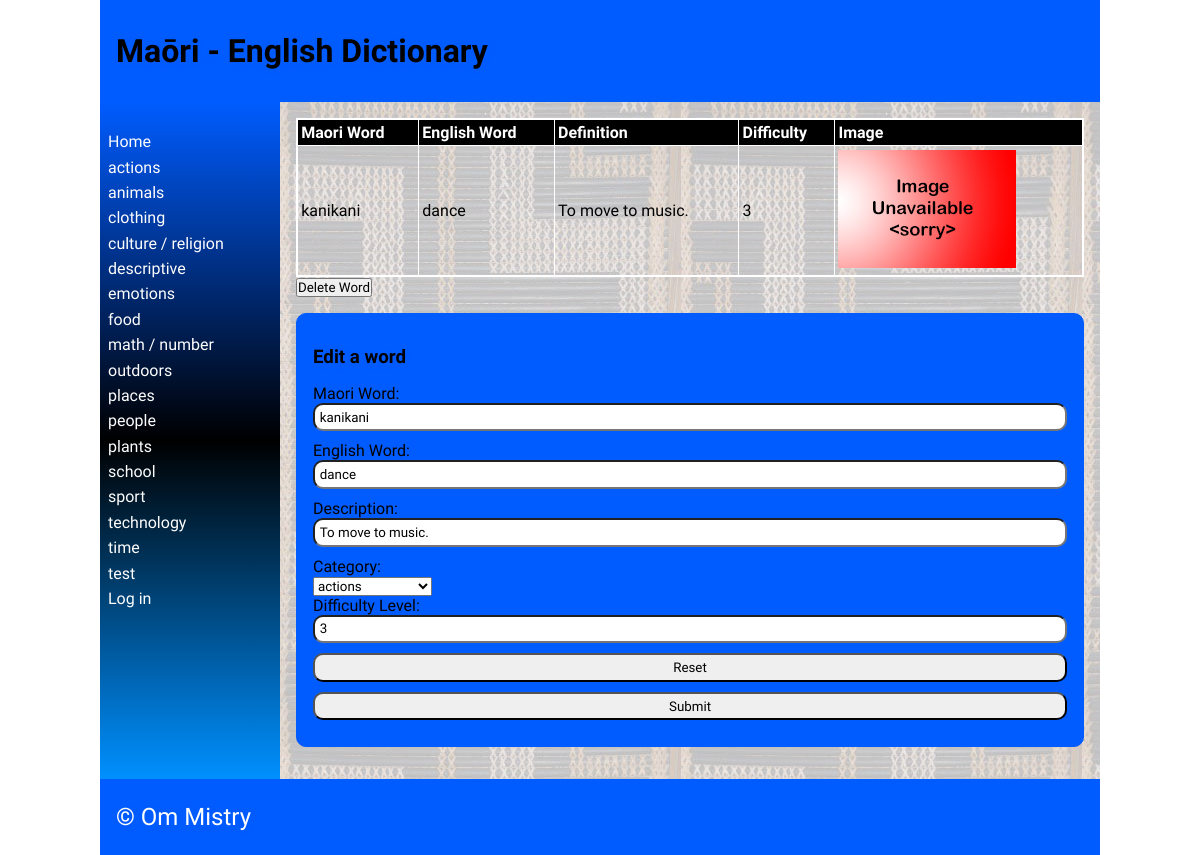
The app's page /detail/2 with its own data.
### tables this page shows
CREATE TABLE "category"
(
	id INTEGER
		constraint category_pk
			primary key autoincrement,
	category_name varchar(69) not null
);

CREATE TABLE "words"
(
	maori varchar(69),
	english varchar(69),
	category integer,
	definition varchar(100),
	levels integer,
	images varchar(69),
	id integer
		constraint words_pk
			primary key autoincrement,
	date_added integer default 0
, user_id integer);

### app.py (the view, shortened to what this page needs)
@app.route('/detail/<word_id>', methods=["POST", "GET"])
def render_detailpage(word_id):
    print(request.method)
    con = create_connection(DB_NAME)
    query = "SELECT id, maori, english, definition, levels, images FROM words WHERE id=?"
    cur = con.cursor()
    cur.execute(query, (word_id,))
    definition = cur.fetchall()[0]
    print(word_id)
    return render_template('detail.html', definition=definition, logged_in=is_logged_in(),
                           categories=fetch_categories(),
                           deleting=intention("delete"))

### app.py (called while the page is built)
def intention(button):
    if button in request.form:
        return True
    else:
        return False

def create_connection(db_file):
    try:
        connection = sqlite3.connect(db_file)
        return connection
    except Error as e:
        print(e)
    return None

def fetch_categories():
    con = create_connection(DB_NAME)
    query = "SELECT id, category_name FROM category"
    cur = con.cursor()
    cur.execute(query)
    categories = cur.fetchall()
    con.close()
    return categories

def is_logged_in():
    if session.get("email") is None:
        print("you are not logged in")
        return False
    else:
        print("you are logged in")
        return True

### templates/detail.html (shortened to what this page needs)
{% extends 'base.html' %}
{% block heading %}Maōri - English Dictionary{% endblock %}
{% block main %}
    <table>
        <tr>
            <th>Maori Word</th>
            <th>English Word</th>
            <th>Definition</th>
            <th>Difficulty</th>
            <th>Image</th>
        </tr>
        <tr>
            <td>{{ definition[1] }}</td>
            <td>{{ definition[2] }}</td>
            <td>{{ definition[3] }}</td>
            <td>{{ definition[4] }}</td>
            <td><img src="/static/images/{{ definition[5] }}"></td>
        </tr>
    </table>
<form method="POST">
    {% if deleting %}
        <div class="form-element">Are you sure?<input type="submit" name="delete_confirm" value="Yes">/<input type="submit" value="No"></div>
    {% else %}
    <div class="form-element">
         <input type="submit" name="delete" value="Delete Word">
    </div>
    </form>
{% endif %}
        <form class="dataForm" method="POST">
            <h3>Edit a word</h3>
        <div class="form-group">
            <div class="form-label"><label for="MaoriWord">Maori Word:</label></div>
            <div class="form-element"><input type="text" name="MaoriWord" id="MaoriWord" value="{{ definition[1] }}" required></div>
        </div>
        <div class="form-group">
            <div class="form-label"><label for="EnglishWord">English Word:</label></div>
            <div class="form-element"><input type="text" name="EnglishWord" id="EnglishWord" value="{{ definition[2] }}" required></div>
        </div>
        <div class="form-group">
            <div class="form-label"><label for="Definitions">Description:</label></div>
            <div class="form-element"><input type="text" name="Definitions" id="Definitions"  value="{{ definition[3] }}" required></div>
        </div>
        <div class="form-group">
                <div class="form-label"><label for="Category">Category:</label></div>
                <div class="form-element">
                    <select name="Category" id='Category'>
                        {% for category in categories %}
                            <option value="{{ category[0] }}">{{ category[1] }}</option>
                        {% endfor %}
                    </select>
                </div>
            </div>
            <div class="form-group">
            <div class="form-label"><label for="Difficulty Level">Difficulty Level:</label></div>
            <div class="form-element"><input type="number" name="Difficulty Level" id="Difficulty Level" min="1" max="10" step="1" value="{{ definition[4] }}" required></div>
        </div>
        <div class="form-group">
            <div class="form-element"><input type="reset"></div>
        </div>
        <div class="form-group">
            <div class="form-element"><input type="submit"></div>
        </div>
    </form>
{% endblock %}

### templates/base.html (shortened to what this page needs)
<!doctype html>
<html lang="en">
<head>
   <link href="{{ url_for('static', filename='css/style.css') }}" rel="stylesheet">
</head>
<body>
   <div id="container">
      <header>
         <h1>{% block heading %}{% endblock %}</h1>
      </header>
      <nav>
         <ul>
                <li><a href="\">Home</a></li>
                {% for category in categories %}
                <li><a href="/categories/{{ category[0] }}">{{category[1]}}</a></li>
                {% endfor %}
         <li>
             {% if logged_in %}<a href="/logout">Log out</a>{% else %}
             <a href="/login">Log in</a></li>{% endif %}
         </ul>
      </nav>
      <main>
            {% block main%}{% endblock %}
        </main>
      <footer>
         <p>
            &copy; Om Mistry
         </p>
      </footer>
   </div>
</body>
</html>

### static/css/style.css (style rules this page uses)
* { font-family: Comfortaa, sans-serif; margin: 0; padding: 0; box-sizing: border-box; }
#container { display: grid; grid-template-columns: 75px auto; grid-template-areas: 'nav header' 'main main' 'footer footer'; }
header { grid-area: header; background-color: #005cff; padding: 1rem; }
nav { grid-area: nav; }
main { grid-area: main; padding: 1rem; background-color: #005cff; }
h1, h2, h3, h4 { padding: 1rem 0; font-family: 'Suez One', serif; color: #000000; text-shadow: 2px 2px 4px #005cff; }
p { padding: 0.5rem 0; }
a { color: #ffffff; }
.dataForm { margin: 1rem 0; border: 1px solid #005cff; padding: 1rem; background-color: #005cff; border-radius: 10px; }
.dataForm input, textarea { width: 100%; border-radius: 10px; padding: 0.3rem; margin-bottom: 10px; }
table { width: 100%; border: 2px solid #ffffff; border-collapse: collapse; }
th, td { border: 1px solid #ffffff; padding: 0.2rem; text-align: left; }
th { background-color: #000000; color: #ffffff; }
footer { grid-area: footer; padding: 1rem; background-color: #005cff; }
footer p { color: #ffffff; text-shadow: 2px 2px 4px #005cff; font-size: 1.5rem; }
@media only screen and (min-width: 768px) { #container { grid-template-columns: 180px auto; grid-template-areas: 'header header' 'nav main' 'footer footer'; } }
@media only screen and (min-width: 768px) { nav { background: linear-gradient(180deg, rgb(0, 92, 255) 0%, rgb(0, 0, 0) 50%, rgb(0, 144, 255) 100%); padding: 0.5rem; } }
@media only screen and (min-width: 768px) { nav ul { list-style: none; } }
@media only screen and (min-width: 768px) { nav li { padding: 0.2rem 0; } }
@media only screen and (min-width: 768px) { nav a { color: #fdfdfd; text-decoration: none; } }
@media only screen and (min-width: 768px) { main { background-image: url('static/images/poutama.jpg'); } }
@media only screen and (min-width: 1000px) { #container { width: 1000px; margin: auto; } }

### records on screen
category: category_name "actions"
category: category_name "animals"
category: category_name "clothing"
category: category_name "culture / religion"
category: category_name "descriptive"
category: category_name "emotions"
category: category_name "food"
category: category_name "math / number"
category: category_name "outdoors"
category: category_name "places"
category: category_name "people"
category: category_name "plants"
category: category_name "school"
category: category_name "sport"
category: category_name "technology"
category: category_name "time"
category: category_name "test"
words: maori "kanikani", english "dance", definition "To move to music.", levels "3", images (placeholder picture), MaoriWord "kanikani", EnglishWord "dance", Definitions "To move to music."

### other values on screen
form field Category "actions"
